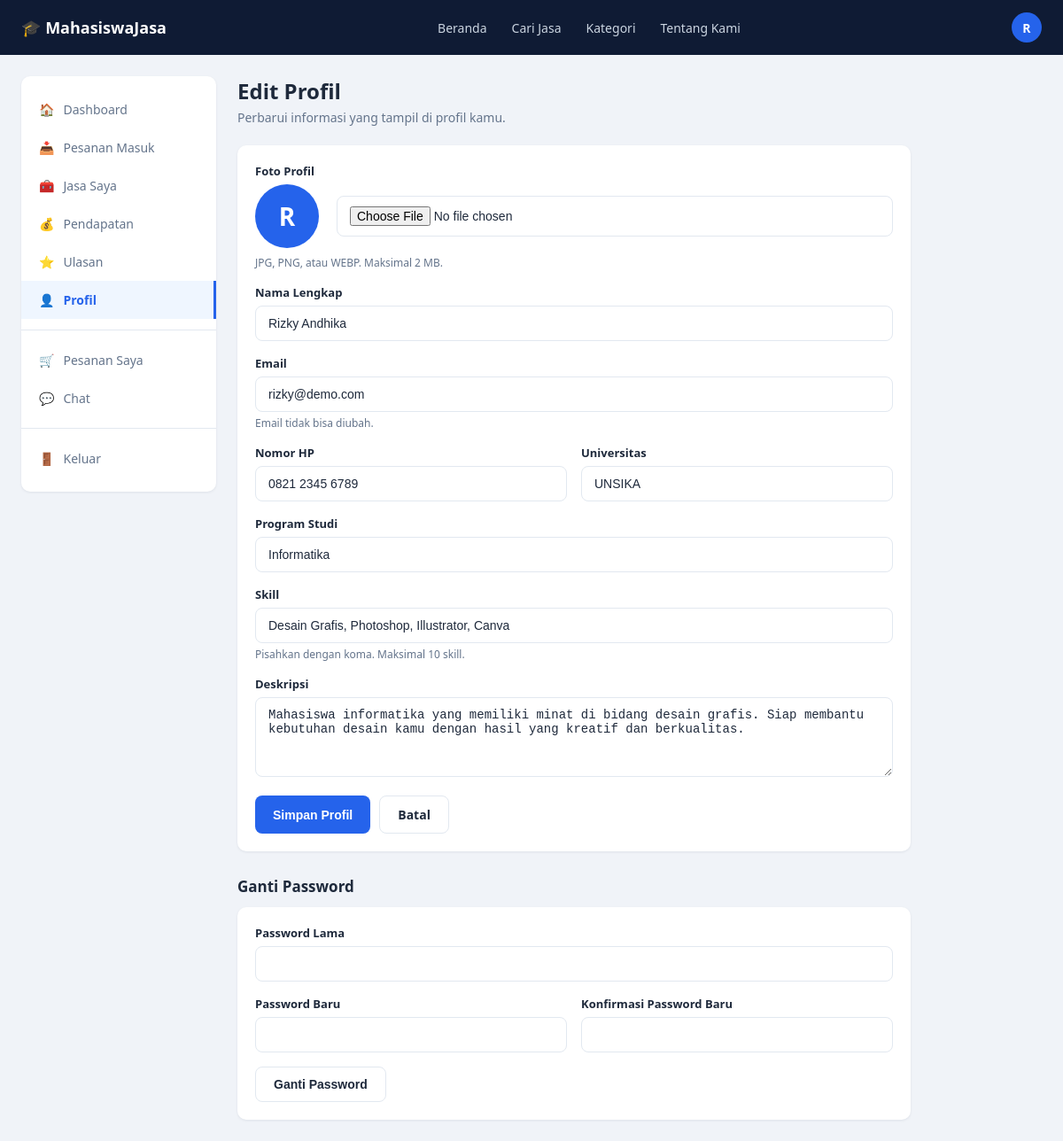
Page /pages/profile_edit.php (signed in) on the committed database.
### tables this page shows
CREATE TABLE users (
    id INT AUTO_INCREMENT PRIMARY KEY,
    nama_lengkap VARCHAR(150) NOT NULL,
    email VARCHAR(150) NOT NULL UNIQUE,
    password VARCHAR(255) NOT NULL,            
    no_hp VARCHAR(20) DEFAULT NULL,
    universitas VARCHAR(150) DEFAULT NULL,
    prodi VARCHAR(150) DEFAULT NULL,
    deskripsi TEXT DEFAULT NULL,
    foto_profil VARCHAR(255) DEFAULT NULL,
    is_provider TINYINT(1) DEFAULT 0,           
    status VARCHAR(20) DEFAULT 'aktif',         
    created_at TIMESTAMP DEFAULT CURRENT_TIMESTAMP,
    updated_at TIMESTAMP DEFAULT CURRENT_TIMESTAMP ON UPDATE CURRENT_TIMESTAMP
);

### includes/auth_functions.php (called while the page is built, shortened)
<?php
function getCurrentUser() {
    $conn = getDBConnection();
    $stmt = $conn->prepare('SELECT * FROM users WHERE id = ?');
    $stmt->bind_param('i', $_SESSION['user_id']);
    $stmt->execute();
    $result = $stmt->get_result();
    $user = $result->fetch_assoc();
    return $user;
}

### config/config.php (called while the page is built, shortened)
<?php
function clean($data) {
    return htmlspecialchars(trim((string) $data), ENT_QUOTES, 'UTF-8');
}

### includes/helpers.php (called while the page is built, shortened)
<?php
function getUserSkills($userId) {
    $conn = getDBConnection();
    $stmt = $conn->prepare('SELECT nama_skill FROM skills WHERE user_id = ? ORDER BY id ASC');
    $stmt->bind_param('i', $userId);
    $stmt->execute();
    $rows = $stmt->get_result()->fetch_all(MYSQLI_ASSOC);
    return array_column($rows, 'nama_skill');
}
function avatarHtml($fotoProfil, $nama) {
    return clean(strtoupper(mb_substr($nama, 0, 1)));
}

### pages/profile_edit.php (the view, shortened to what this page needs)
<?php
require_once __DIR__ . '/../config/config.php';
require_once __DIR__ . '/../includes/auth_functions.php';
require_once __DIR__ . '/../includes/helpers.php';
$uid = currentUserId();
$me = getCurrentUser();
$skillsText = $skillsText ?? implode(', ', getUserSkills($uid));
require_once __DIR__ . '/../includes/header.php';
?>
<div class="layout">
    <?php require __DIR__ . '/../includes/dash_sidebar.php'; ?>
    <main class="main-content">
        <h1 class="page-title">Edit Profil</h1>
        <p class="page-sub">Perbarui informasi yang tampil di profil kamu.</p>
        <form method="POST" action="" enctype="multipart/form-data" class="card form-card" id="foto">
            <div class="form-group">
                <label class="form-label">Foto Profil</label>
                <div class="profile-head" style="margin-bottom:8px;">
                    <div class="profile-photo" style="width:72px;height:72px;font-size:28px;"><?= avatarHtml($me['foto_profil'], $me['nama_lengkap']) ?></div>
                    <input class="form-control" type="file" name="foto" accept="image/jpeg,image/png,image/webp">
                </div>
                <div class="form-hint">JPG, PNG, atau WEBP. Maksimal 2 MB.</div>
            </div>
            <div class="form-group">
                <label class="form-label">Nama Lengkap</label>
                <input class="form-control" type="text" name="nama_lengkap" maxlength="150" required value="<?= clean($me['nama_lengkap']) ?>">
            </div>
            <div class="form-group">
                <label class="form-label">Email</label>
                <input class="form-control" type="email" value="<?= clean($me['email']) ?>" disabled>
                <div class="form-hint">Email tidak bisa diubah.</div>
            </div>
            <div class="form-row">
                <div class="form-group">
                    <label class="form-label">Nomor HP</label>
                    <input class="form-control" type="text" name="no_hp" maxlength="20" placeholder="0812 3456 7890" value="<?= clean($me['no_hp']) ?>">
                </div>
                <div class="form-group">
                    <label class="form-label">Universitas</label>
                    <input class="form-control" type="text" name="universitas" maxlength="150" value="<?= clean($me['universitas']) ?>">
                </div>
            </div>
            <div class="form-group">
                <label class="form-label">Program Studi</label>
                <input class="form-control" type="text" name="prodi" maxlength="150" value="<?= clean($me['prodi']) ?>">
            </div>
            <div class="form-group">
                <label class="form-label">Skill</label>
                <input class="form-control" type="text" name="skills" placeholder="Desain Grafis, Photoshop, Canva" value="<?= clean($skillsText) ?>">
                <div class="form-hint">Pisahkan dengan koma. Maksimal 10 skill.</div>
            </div>
            <div class="form-group">
                <label class="form-label">Deskripsi</label>
                <textarea class="form-control" name="deskripsi" rows="4" maxlength="1000" placeholder="Ceritakan singkat tentang kamu dan keahlianmu."><?= clean($me['deskripsi']) ?></textarea>
            </div>
            <div class="form-actions">
                <button class="btn btn-primary" type="submit">Simpan Profil</button>
                <a class="btn btn-outline" href="<?= BASE_URL ?>/pages/profile.php">Batal</a>
            </div>
        </form>
        <h2 class="section-title">Ganti Password</h2>
        <form method="POST" action="" class="card form-card">
            <div class="form-group">
                <label class="form-label">Password Lama</label>
                <input class="form-control" type="password" name="old_password" required autocomplete="current-password">
            </div>
            <div class="form-row">
                <div class="form-group">
                    <label class="form-label">Password Baru</label>
                    <input class="form-control" type="password" name="new_password" minlength="6" required autocomplete="new-password">
                </div>
                <div class="form-group">
                    <label class="form-label">Konfirmasi Password Baru</label>
                    <input class="form-control" type="password" name="confirm_password" minlength="6" required autocomplete="new-password">
                </div>
            </div>
            <button class="btn btn-outline" type="submit">Ganti Password</button>
        </form>
    </main>
</div>
<?php require_once __DIR__ . '/../includes/footer.php'; ?>

### includes/header.php (shortened to what this page needs)
<?php
$currentPage = basename($_SERVER['PHP_SELF']);
$user = isLoggedIn() ? getCurrentUser() : null;
$initial = $user ? strtoupper(substr($user['nama_lengkap'], 0, 1)) : '';
?>
<!DOCTYPE html>
<html lang="id">
<head>
    <link rel="stylesheet" href="<?= BASE_URL ?>/assets/css/style.css">
    <link rel="stylesheet" href="<?= BASE_URL ?>/assets/css/dashboard.css">
</head>
<body>
<nav class="navbar">
    <div class="container">
        <a href="<?= BASE_URL ?>/pages/home.php" class="navbar-brand">🎓 MahasiswaJasa</a>
        <ul class="navbar-links">
            <li><a href="<?= BASE_URL ?>/pages/home.php" class="<?= $currentPage === 'home.php' ? 'active' : '' ?>">Beranda</a></li>
            <li><a href="<?= BASE_URL ?>/pages/browse.php" class="<?= $currentPage === 'browse.php' ? 'active' : '' ?>">Cari Jasa</a></li>
            <li><a href="<?= BASE_URL ?>/pages/browse.php#kategori">Kategori</a></li>
            <li><a href="<?= BASE_URL ?>/pages/about.php" class="<?= $currentPage === 'about.php' ? 'active' : '' ?>">Tentang Kami</a></li>
        </ul>
        <div class="navbar-actions">
            <?php if ($user): ?>
                <details class="user-menu">
                    <summary class="avatar" title="<?= clean($user['nama_lengkap']) ?>">
                        <?php if ($user['foto_profil']): ?>
                            <img src="<?= BASE_URL ?>/uploads/profile/<?= rawurlencode($user['foto_profil']) ?>" alt="">
                        <?php else: ?>
                            <?= $initial ?>
                        <?php endif; ?>
                    </summary>
                </details>
            <?php else: ?>
                <a href="<?= BASE_URL ?>/pages/login.php" class="btn btn-outline" style="color:#fff;border-color:#3B4A6B;background:transparent;">Masuk</a>
                <a href="<?= BASE_URL ?>/pages/register.php" class="btn btn-primary">Daftar</a>
            <?php endif; ?>
        </div>
    </div>
</nav>

### assets/css/style.css (style rules this page uses)
:root { --navy: #0F1B34; --navy-light: #1C2B4A; --blue: #2563EB; --blue-dark: #1D4ED8; --bg: #F0F3F8; --white: #FFFFFF; --text: #1E293B; --text-muted: #64748B; --border: #E2E8F0; --star: #FBBF24; --success-bg: #DCFCE7; --success-text: #16A34A; --warning-bg: #FEF3C7; --warning-text: #D97706; --danger-bg: #FEE2E2; --danger-text: #DC2626; --radius: 10px; --shadow: 0 1px 3px rgba(15, 27, 52, 0.08); }
* { box-sizing: border-box; }
body { margin: 0; font-family: 'Segoe UI', -apple-system, BlinkMacSystemFont, Roboto, sans-serif; background: var(--bg); color: var(--text); }
a { text-decoration: none; color: inherit; }
ul { list-style: none; margin: 0; padding: 0; }
.container { max-width: 1200px; margin: 0 auto; padding: 0 24px; }
.navbar { background: var(--navy); color: var(--white); padding: 14px 0; }
.navbar .container { display: flex; align-items: center; justify-content: space-between; }
.navbar-brand { display: flex; align-items: center; gap: 8px; font-weight: 700; font-size: 18px; color: var(--white); }
.navbar-links { display: flex; gap: 28px; font-size: 14px; }
.navbar-links a { color: #CBD5E1; transition: color .15s; }
.navbar-actions { display: flex; align-items: center; gap: 16px; }
.navbar-actions .avatar { width: 34px; height: 34px; border-radius: 50%; background: var(--blue); display: flex; align-items: center; justify-content: center; font-size: 14px; font-weight: 600; color: var(--white); }
.layout { display: flex; max-width: 1200px; margin: 24px auto; gap: 24px; padding: 0 24px; align-items: flex-start; }
.main-content { flex: 1; min-width: 0; }
.btn { display: inline-flex; align-items: center; justify-content: center; gap: 8px; padding: 11px 20px; border-radius: 8px; border: none; font-size: 14px; font-weight: 600; cursor: pointer; transition: background .15s, transform .05s; }
.btn-primary { background: var(--blue); color: var(--white); }
.btn-outline { background: var(--white); color: var(--text); border: 1px solid var(--border); }
.card { background: var(--white); border-radius: var(--radius); box-shadow: var(--shadow); padding: 20px; }
.form-group { margin-bottom: 16px; }
.form-label { display: block; font-size: 13px; font-weight: 600; margin-bottom: 6px; color: var(--text); }
.form-control { width: 100%; padding: 11px 14px; border: 1px solid var(--border); border-radius: 8px; font-size: 14px; background: var(--white); color: var(--text); }
textarea.form-control { resize: vertical; min-height: 90px; }
.user-menu { position: relative; }
.user-menu summary { list-style: none; cursor: pointer; }
.navbar-actions .avatar { overflow: hidden; }

### assets/css/dashboard.css (style rules this page uses)
.page-title { font-size: 24px; margin: 0 0 4px; }
.page-sub { color: var(--text-muted); font-size: 14px; margin: 0 0 22px; }
.section-title { font-size: 17px; margin: 28px 0 12px; display: flex; align-items: center; justify-content: space-between; }
.form-card { max-width: 760px; }
.form-row { display: grid; grid-template-columns: 1fr 1fr; gap: 16px; }
.form-hint { font-size: 12px; color: var(--text-muted); margin-top: 4px; }
.form-actions { display: flex; gap: 10px; margin-top: 8px; }
.profile-head { display: flex; gap: 20px; align-items: center; }
.profile-photo { width: 110px; height: 110px; border-radius: 50%; background: var(--blue); color: #fff; font-size: 44px; font-weight: 700; display: flex; align-items: center; justify-content: center; overflow: hidden; flex-shrink: 0; }

### rows in the picture
users: nama_lengkap "R", avatarHtml($me['foto_profil'], $me['nama_lengkap']) "R", nama_lengkap "Rizky Andhika", email "rizky@demo.com", no_hp "0821 2345 6789", universitas "UNSIKA", prodi "Informatika", deskripsi "Mahasiswa informatika yang memiliki minat di bidang desain grafis. Siap membantu kebutuhan desain kamu dengan hasil yang kreatif dan berkualitas."

### other values in the picture
$icon "🏠"
$label "Dashboard"
$icon "📥"
$label "Pesanan Masuk"
$icon "🧰"
$label "Jasa Saya"
$icon "💰"
$label "Pendapatan"
$icon "⭐"
$label "Ulasan"
$icon "👤"
$label "Profil"
$icon "🛒"
$label "Pesanan Saya"
$icon "💬"
